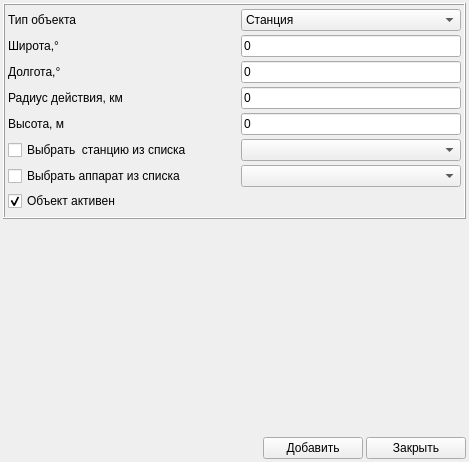
<?xml version="1.0" encoding="UTF-8"?>
<ui version="4.0">
 <class>AddObjectForm</class>
 <widget class="QWidget" name="AddObjectForm">
  <property name="geometry">
   <rect>
    <x>0</x>
    <y>0</y>
    <width>469</width>
    <height>462</height>
   </rect>
  </property>
  <property name="windowTitle">
   <string>Добавить объект на карту</string>
  </property>
  <layout class="QVBoxLayout" name="verticalLayout_2">
   <property name="spacing">
    <number>3</number>
   </property>
   <property name="leftMargin">
    <number>3</number>
   </property>
   <property name="topMargin">
    <number>3</number>
   </property>
   <property name="rightMargin">
    <number>3</number>
   </property>
   <property name="bottomMargin">
    <number>3</number>
   </property>
   <item>
    <widget class="QFrame" name="frame">
     <property name="sizePolicy">
      <sizepolicy hsizetype="Preferred" vsizetype="Expanding">
       <horstretch>0</horstretch>
       <verstretch>0</verstretch>
      </sizepolicy>
     </property>
     <property name="frameShape">
      <enum>QFrame::Box</enum>
     </property>
     <property name="frameShadow">
      <enum>QFrame::Raised</enum>
     </property>
     <layout class="QVBoxLayout" name="verticalLayout">
      <property name="spacing">
       <number>3</number>
      </property>
      <property name="leftMargin">
       <number>3</number>
      </property>
      <property name="topMargin">
       <number>3</number>
      </property>
      <property name="rightMargin">
       <number>3</number>
      </property>
      <property name="bottomMargin">
       <number>3</number>
      </property>
      <item>
       <layout class="QHBoxLayout" name="horizontalLayout">
        <property name="spacing">
         <number>3</number>
        </property>
        <item>
         <widget class="QLabel" name="label">
          <property name="text">
           <string>Тип объекта</string>
          </property>
         </widget>
        </item>
        <item>
         <widget class="QComboBox" name="type_comboBox">
          <property name="minimumSize">
           <size>
            <width>200</width>
            <height>0</height>
           </size>
          </property>
          <property name="maximumSize">
           <size>
            <width>220</width>
            <height>16777215</height>
           </size>
          </property>
          <item>
           <property name="text">
            <string>Станция</string>
           </property>
          </item>
          <item>
           <property name="text">
            <string>Беспилотник</string>
           </property>
          </item>
          <item>
           <property name="text">
            <string>Пульт управления</string>
           </property>
          </item>
         </widget>
        </item>
       </layout>
      </item>
      <item>
       <layout class="QHBoxLayout" name="horizontalLayout_3">
        <property name="spacing">
         <number>3</number>
        </property>
        <item>
         <widget class="QLabel" name="label_3">
          <property name="text">
           <string>Широта,°</string>
          </property>
         </widget>
        </item>
        <item>
         <widget class="QLineEdit" name="latitude_lineEdit">
          <property name="minimumSize">
           <size>
            <width>200</width>
            <height>0</height>
           </size>
          </property>
          <property name="maximumSize">
           <size>
            <width>220</width>
            <height>16777215</height>
           </size>
          </property>
          <property name="autoFillBackground">
           <bool>false</bool>
          </property>
          <property name="styleSheet">
           <string notr="true"/>
          </property>
          <property name="inputMethodHints">
           <set>Qt::ImhDigitsOnly|Qt::ImhFormattedNumbersOnly</set>
          </property>
          <property name="text">
           <string>0</string>
          </property>
          <property name="maxLength">
           <number>8</number>
          </property>
         </widget>
        </item>
       </layout>
      </item>
      <item>
       <layout class="QHBoxLayout" name="horizontalLayout_2">
        <property name="spacing">
         <number>3</number>
        </property>
        <item>
         <widget class="QLabel" name="label_2">
          <property name="text">
           <string>Долгота,°</string>
          </property>
         </widget>
        </item>
        <item>
         <widget class="QLineEdit" name="longitude_lineEdit">
          <property name="minimumSize">
           <size>
            <width>200</width>
            <height>0</height>
           </size>
          </property>
          <property name="maximumSize">
           <size>
            <width>220</width>
            <height>16777215</height>
           </size>
          </property>
          <property name="inputMethodHints">
           <set>Qt::ImhDigitsOnly|Qt::ImhFormattedNumbersOnly</set>
          </property>
          <property name="text">
           <string>0</string>
          </property>
          <property name="maxLength">
           <number>8</number>
          </property>
         </widget>
        </item>
       </layout>
      </item>
      <item>
       <layout class="QHBoxLayout" name="horizontalLayout_4">
        <property name="spacing">
         <number>3</number>
        </property>
        <item>
         <widget class="QLabel" name="label_4">
          <property name="text">
           <string>Радиус действия, км</string>
          </property>
         </widget>
        </item>
        <item>
         <widget class="QLineEdit" name="radius_lineEdit">
          <property name="minimumSize">
           <size>
            <width>200</width>
            <height>0</height>
           </size>
          </property>
          <property name="maximumSize">
           <size>
            <width>220</width>
            <height>16777215</height>
           </size>
          </property>
          <property name="inputMethodHints">
           <set>Qt::ImhDigitsOnly</set>
          </property>
          <property name="text">
           <string>0</string>
          </property>
          <property name="maxLength">
           <number>6</number>
          </property>
         </widget>
        </item>
       </layout>
      </item>
      <item>
       <layout class="QHBoxLayout" name="horizontalLayout_6">
        <property name="spacing">
         <number>3</number>
        </property>
        <item>
         <widget class="QLabel" name="label_5">
          <property name="text">
           <string>Высота, м</string>
          </property>
         </widget>
        </item>
        <item>
         <widget class="QLineEdit" name="altitude_lineEdit">
          <property name="minimumSize">
           <size>
            <width>200</width>
            <height>0</height>
           </size>
          </property>
          <property name="maximumSize">
           <size>
            <width>220</width>
            <height>16777215</height>
           </size>
          </property>
          <property name="inputMethodHints">
           <set>Qt::ImhDigitsOnly</set>
          </property>
          <property name="text">
           <string>0</string>
          </property>
          <property name="maxLength">
           <number>7</number>
          </property>
         </widget>
        </item>
       </layout>
      </item>
      <item>
       <layout class="QHBoxLayout" name="horizontalLayout_9">
        <property name="spacing">
         <number>3</number>
        </property>
        <item>
         <widget class="QCheckBox" name="id_checkBox_3">
          <property name="text">
           <string>Выбрать  станцию из списка</string>
          </property>
         </widget>
        </item>
        <item>
         <widget class="QComboBox" name="station_comboBox">
          <property name="minimumSize">
           <size>
            <width>200</width>
            <height>0</height>
           </size>
          </property>
          <property name="maximumSize">
           <size>
            <width>220</width>
            <height>16777215</height>
           </size>
          </property>
         </widget>
        </item>
       </layout>
      </item>
      <item>
       <layout class="QHBoxLayout" name="horizontalLayout_7">
        <property name="spacing">
         <number>3</number>
        </property>
        <item>
         <widget class="QCheckBox" name="id_checkBox">
          <property name="text">
           <string>Выбрать аппарат из списка</string>
          </property>
         </widget>
        </item>
        <item>
         <widget class="QComboBox" name="copter_comboBox">
          <property name="minimumSize">
           <size>
            <width>200</width>
            <height>0</height>
           </size>
          </property>
          <property name="maximumSize">
           <size>
            <width>220</width>
            <height>16777215</height>
           </size>
          </property>
         </widget>
        </item>
       </layout>
      </item>
      <item>
       <widget class="QCheckBox" name="status_checkBox">
        <property name="text">
         <string>Объект активен</string>
        </property>
        <property name="checked">
         <bool>true</bool>
        </property>
       </widget>
      </item>
     </layout>
    </widget>
   </item>
   <item>
    <spacer name="verticalSpacer">
     <property name="orientation">
      <enum>Qt::Vertical</enum>
     </property>
     <property name="sizeHint" stdset="0">
      <size>
       <width>20</width>
       <height>40</height>
      </size>
     </property>
    </spacer>
   </item>
   <item>
    <layout class="QHBoxLayout" name="horizontalLayout_5">
     <property name="spacing">
      <number>3</number>
     </property>
     <item>
      <spacer name="horizontalSpacer">
       <property name="orientation">
        <enum>Qt::Horizontal</enum>
       </property>
       <property name="sizeHint" stdset="0">
        <size>
         <width>40</width>
         <height>20</height>
        </size>
       </property>
      </spacer>
     </item>
     <item>
      <widget class="QPushButton" name="saveButton">
       <property name="minimumSize">
        <size>
         <width>100</width>
         <height>0</height>
        </size>
       </property>
       <property name="text">
        <string>Добавить</string>
       </property>
      </widget>
     </item>
     <item>
      <widget class="QPushButton" name="closeButton">
       <property name="minimumSize">
        <size>
         <width>100</width>
         <height>0</height>
        </size>
       </property>
       <property name="text">
        <string>Закрыть</string>
       </property>
      </widget>
     </item>
    </layout>
   </item>
  </layout>
 </widget>
 <resources/>
 <connections/>
</ui>
